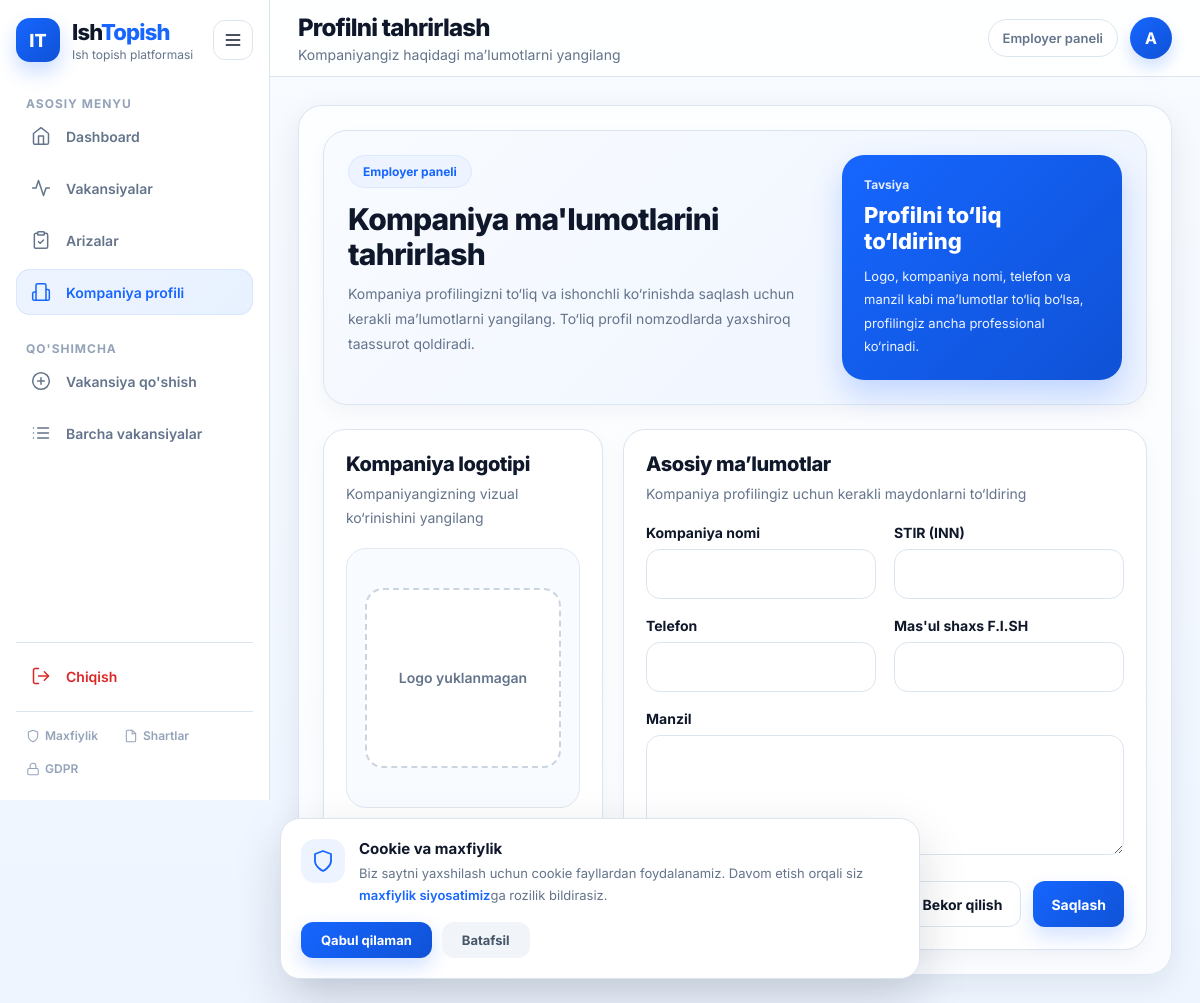
The app's page /employer/profile/edit/ (signed in), older data.
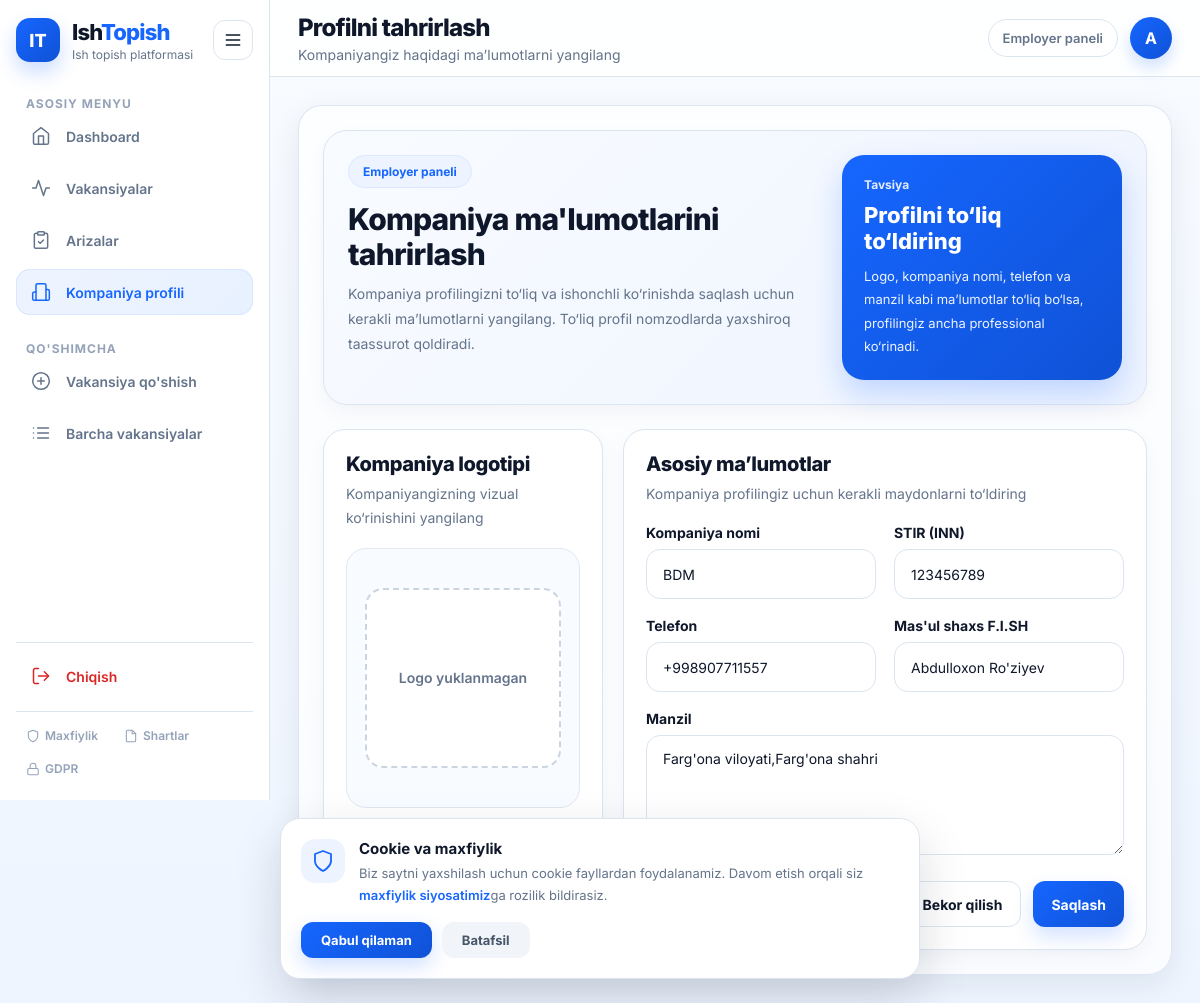
The same page, newer data.
### ishbor/models.py (models this page shows, shortened)
class EmployerProfile(models.Model):
    user = models.OneToOneField(User, on_delete=models.CASCADE, related_name='employer_profile')
    company_name = models.CharField(max_length=255)
    stir = models.CharField(max_length=20)
    logo = models.ImageField(upload_to=upload_to_company_logos, null=True, blank=True)
    company_address = models.TextField()
    company_phone = models.CharField(max_length=20)
    responsible_full_name = models.CharField(max_length=150)
    gdpr_consent = models.BooleanField(default=False, verbose_name="GDPR roziligi")
    gdpr_consent_date = models.DateTimeField(null=True, blank=True, verbose_name="GDPR rozilik sanasi")
    marketing_consent = models.BooleanField(default=False, verbose_name="Marketing roziligi")
    updated_at = models.DateTimeField(auto_now=True, verbose_name="Yangilangan sana")
    class Meta:
        verbose_name = "Ish beruvchi profili"
        verbose_name_plural = "Ish beruvchilar profillari"

### ishbor/views.py (the view)
# urls.py: path('employer/profile/edit/', edit_employer_profile, name='edit_profile'),
@login_required
@role_required("employer")
def edit_employer_profile(request):
    profile, created = EmployerProfile.objects.get_or_create(user=request.user)
    if request.method == 'POST':
        form = EmployerProfileForm(request.POST, request.FILES, instance=profile)
        if form.is_valid():
            form.save()
            messages.success(request, "Kompaniya profili yangilandi.")
            return redirect('employer_home')
    else:
        form = EmployerProfileForm(instance=profile)
    return render(request, 'employer/edit_profile.html', {'form': form, 'profile': profile})

### ishbor/forms.py
class EmployerProfileForm(forms.ModelForm):
    class Meta:
        model = EmployerProfile
        fields = ['company_name', 'logo', 'stir', 'company_address', 'company_phone', 'responsible_full_name']
        widgets = {
            'company_name': forms.TextInput(attrs={'class': 'form-control'}),
            'stir': forms.TextInput(attrs={'class': 'form-control'}),
            'company_address': forms.Textarea(attrs={'class': 'form-control', 'rows': 3}),
            'company_phone': forms.TextInput(attrs={'class': 'form-control'}),
            'responsible_full_name': forms.TextInput(attrs={'class': 'form-control'}),
            'logo': forms.FileInput(attrs={'class': 'form-control'}),
        }

### ishbor/views.py (called while the page is built)
def role_required(role_name):
    def decorator(view_func):
        @wraps(view_func)
        def _wrapped_view(request, *args, **kwargs):
            if request.user.role != role_name:
                messages.error(request, f"Ushbu sahifa faqat {role_name}lar uchun!")
                return redirect("home")
            return view_func(request, *args, **kwargs)
        return _wrapped_view
    return decorator

### ishbor/templates/employer/edit_profile.html (shortened to what this page needs)
{% extends 'base.html' %}
{% block page_title %}Profilni tahrirlash{% endblock %}
{% block page_subtitle %}Kompaniyangiz haqidagi ma’lumotlarni yangilang{% endblock %}
{% block content %}
<div class="edit-company-page">
    <section class="edit-hero">
        <div class="edit-hero__left">
            <div class="page-badge">Employer paneli</div>
            <h2 class="edit-title">Kompaniya ma'lumotlarini tahrirlash</h2>
            <p class="edit-subtitle">
                Kompaniya profilingizni to‘liq va ishonchli ko‘rinishda saqlash uchun kerakli ma’lumotlarni yangilang.
                To‘liq profil nomzodlarda yaxshiroq taassurot qoldiradi.
            </p>
        </div>
        <div class="edit-hero__right">
            <div class="tip-card">
                <span class="tip-label">Tavsiya</span>
                <strong class="tip-title">Profilni to‘liq to‘ldiring</strong>
                <p class="tip-text">
                    Logo, kompaniya nomi, telefon va manzil kabi ma’lumotlar to‘liq bo‘lsa,
                    profilingiz ancha professional ko‘rinadi.
                </p>
            </div>
        </div>
    </section>
    <section class="edit-layout">
        <div class="logo-card">
            <div class="section-head">
                <h3>Kompaniya logotipi</h3>
                <p>Kompaniyangizning vizual ko‘rinishini yangilang</p>
            </div>
            <div class="logo-preview-box">
                {% if profile.logo %}
                    <img src="{{ profile.logo.url }}" alt="Kompaniya logotipi" class="logo-preview">
                {% else %}
                    <div class="logo-placeholder">
                        <span>Logo yuklanmagan</span>
                    </div>
                {% endif %}
            </div>
            <div class="upload-field">
                <label for="{{ form.logo.id_for_label }}" class="form-label">Yangi logo yuklash</label>
            </div>
        </div>
        <div class="form-card">
            <div class="section-head">
                <h3>Asosiy ma’lumotlar</h3>
                <p>Kompaniya profilingiz uchun kerakli maydonlarni to‘ldiring</p>
            </div>
            <form method="post" enctype="multipart/form-data" class="company-form">
                <div class="form-grid">
                    <div class="form-group">
                        <label for="{{ form.company_name.id_for_label }}" class="form-label">Kompaniya nomi</label>
                        {{ form.company_name }}
                    </div>
                    <div class="form-group">
                        <label for="{{ form.stir.id_for_label }}" class="form-label">STIR (INN)</label>
                        {{ form.stir }}
                    </div>
                    <div class="form-group">
                        <label for="{{ form.company_phone.id_for_label }}" class="form-label">Telefon</label>
                        {{ form.company_phone }}
                    </div>
                    <div class="form-group">
                        <label for="{{ form.responsible_full_name.id_for_label }}" class="form-label">Mas'ul shaxs F.I.SH</label>
                        {{ form.responsible_full_name }}
                    </div>
                    <div class="form-group form-group--full">
                        <label for="{{ form.company_address.id_for_label }}" class="form-label">Manzil</label>
                        {{ form.company_address }}
                    </div>
                </div>
                <div class="form-actions">
                    <button type="button" class="btn-secondary" onclick="window.history.back();">Bekor qilish</button>
                    <button type="submit" class="btn-primary">Saqlash</button>
                </div>
            </form>
        </div>
    </section>
</div>
{% endblock %}

Row changes from the older to the newer data that the page shows:
changed EmployerProfile: company_name (not shown) → "BDM"; stir (not shown) → "123456789"; company_phone (not shown) → "+998907711557"; responsible_full_name (not shown) → "Abdulloxon Ro'ziyev"; company_address (not shown) → "Farg'ona viloyati,Farg'ona shahri"
